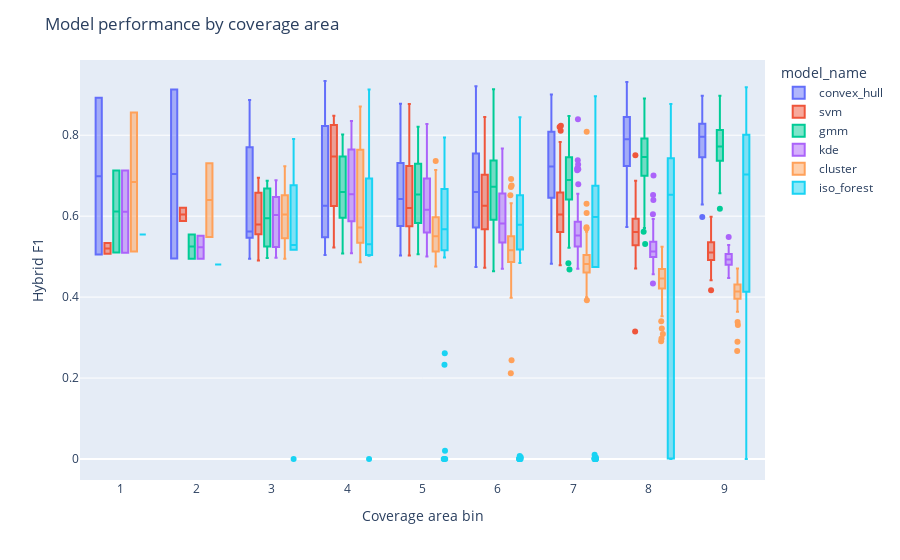

Here is the notebook cell this chart was saved with:
### Code cell
fig = px.box(
    results_df,
    x="area_bin",
    y="hybrid_f1",
    color="model_name",
    points="outliers",  # show individual cells
)

fig.update_layout(
    title="Model performance by coverage area",
    xaxis_title="Coverage area bin",
    yaxis_title="Hybrid F1",
)

fig.update_traces(jitter=0.3)

fig.show()

### Figure 1 — Plotly figure (JSON) as saved in the notebook; plotly's stock layout.template omitted (floating-point values rounded to 4 significant figures; data arrays with more than 128 entries replaced by an {"elided": "..."} marker saying what was removed)
{"data": [{"alignmentgroup": "True", "boxpoints": "outliers", "hovertemplate": "model_name=convex_hull<br>area_bin=%{x}<br>hybrid_f1=%{y}<extra></extra>", "jitter": 0.3, "legendgroup": "convex_hull", "marker": {"color": "#636efa"}, "name": "convex_hull", "notched": false, "offsetgroup": "convex_hull", "orientation": "v", "showlegend": true, "type": "box", "x": {"elided": "421 int values"}, "x0": " ", "xaxis": "x", "y": {"elided": "421 float values"}, "y0": " ", "yaxis": "y"}, {"alignmentgroup": "True", "boxpoints": "outliers", "hovertemplate": "model_name=svm<br>area_bin=%{x}<br>hybrid_f1=%{y}<extra></extra>", "jitter": 0.3, "legendgroup": "svm", "marker": {"color": "#EF553B"}, "name": "svm", "notched": false, "offsetgroup": "svm", "orientation": "v", "showlegend": true, "type": "box", "x": {"elided": "421 int values"}, "x0": " ", "xaxis": "x", "y": {"elided": "421 float values"}, "y0": " ", "yaxis": "y"}, {"alignmentgroup": "True", "boxpoints": "outliers", "hovertemplate": "model_name=gmm<br>area_bin=%{x}<br>hybrid_f1=%{y}<extra></extra>", "jitter": 0.3, "legendgroup": "gmm", "marker": {"color": "#00cc96"}, "name": "gmm", "notched": false, "offsetgroup": "gmm", "orientation": "v", "showlegend": true, "type": "box", "x": {"elided": "421 int values"}, "x0": " ", "xaxis": "x", "y": {"elided": "421 float values"}, "y0": " ", "yaxis": "y"}, {"alignmentgroup": "True", "boxpoints": "outliers", "hovertemplate": "model_name=kde<br>area_bin=%{x}<br>hybrid_f1=%{y}<extra></extra>", "jitter": 0.3, "legendgroup": "kde", "marker": {"color": "#ab63fa"}, "name": "kde", "notched": false, "offsetgroup": "kde", "orientation": "v", "showlegend": true, "type": "box", "x": {"elided": "421 int values"}, "x0": " ", "xaxis": "x", "y": {"elided": "421 float values"}, "y0": " ", "yaxis": "y"}, {"alignmentgroup": "True", "boxpoints": "outliers", "hovertemplate": "model_name=cluster<br>area_bin=%{x}<br>hybrid_f1=%{y}<extra></extra>", "jitter": 0.3, "legendgroup": "cluster", "marker": {"color": "#FFA15A"}, "name": "cluster", "notched": false, "offsetgroup": "cluster", "orientation": "v", "showlegend": true, "type": "box", "x": {"elided": "421 int values"}, "x0": " ", "xaxis": "x", "y": {"elided": "421 float values"}, "y0": " ", "yaxis": "y"}, {"alignmentgroup": "True", "boxpoints": "outliers", "hovertemplate": "model_name=iso_forest<br>area_bin=%{x}<br>hybrid_f1=%{y}<extra></extra>", "jitter": 0.3, "legendgroup": "iso_forest", "marker": {"color": "#19d3f3"}, "name": "iso_forest", "notched": false, "offsetgroup": "iso_forest", "orientation": "v", "showlegend": true, "type": "box", "x": {"elided": "288 int values"}, "x0": " ", "xaxis": "x", "y": {"elided": "288 float values"}, "y0": " ", "yaxis": "y"}], "layout": {"boxmode": "group", "legend": {"title": {"text": "model_name"}, "tracegroupgap": 0}, "margin": {"t": 60}, "title": {"text": "Model performance by coverage area"}, "xaxis": {"anchor": "y", "domain": [0, 1], "title": {"text": "Coverage area bin"}}, "yaxis": {"anchor": "x", "domain": [0, 1], "title": {"text": "Hybrid F1"}}}}
